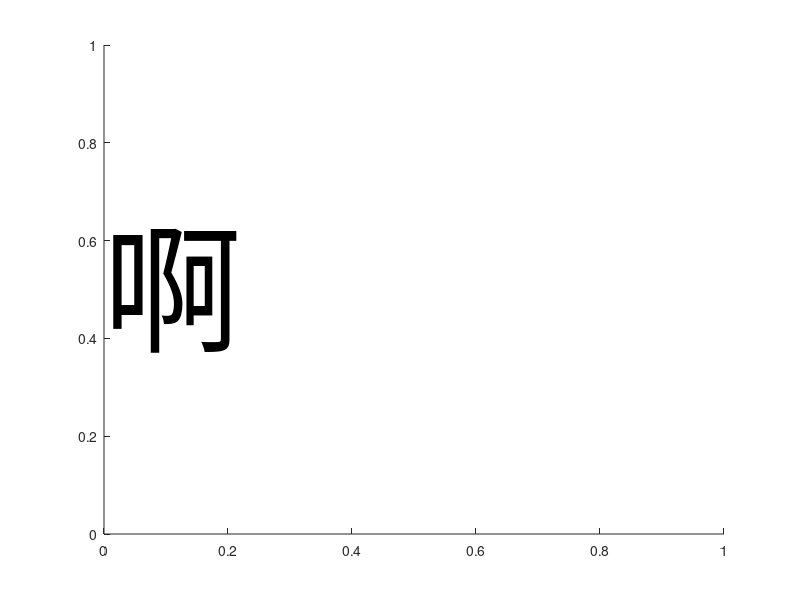

Here is the MATLAB script that generated this plot: (Note: this script raises an error after producing the figure.)
clear
clc

%% %设定字体和字号
text(0,0.5,"啊","FontSize",100,"FontName","黑体");
%text(0,0.5,"Happy  New  Year","FontSize",40,"FontName","黑体");

%% 绘图
f=gcf;
a=f.Children;
a.Visible=0;
saveas(f,'temp.jpg')
close all

%% 修剪边框
im=imread('temp.jpg');
BW = rgb2gray(im);
BW=imresize(BW,0.25); %整体缩放比例

BW(BW>100)=255;
BW(BW<=100)=0;

[a,b]=find(BW==0);
BW(max(a):end,:)=[];
BW(1:min(a),:)=[];
BW(:,max(b):end)=[];
BW(:,1:min(b))=[];

temp1=round(size(BW,1)*0.4);
BW=[255*ones(temp1,size(BW,2)) ; BW; 255*ones(temp1,size(BW,2))];
temp2=round(size(BW,2)*0.2);
BW=[255*ones(size(BW,1),temp2)   BW  255*ones(size(BW,1),temp2)];

%% 设定填充
mystrings={'Sherry'}; %填充字符

%% 开始填充
f=figure;
axis equal
axis([1 2*size(BW,2) 1 2*size(BW,1)])
hold on
for i=1:size(BW,1)
    for j=1:size(BW,2)
        if BW(i,j)==0
            text(2*j,2*(size(BW,1)-i),mystrings{randi([1,length(mystrings)])},'Color',[rand*0.2+0.4 rand*0.2+0.3 rand*0.2+0.3],'FontSize',10); %绘制字符
            pause(0.0001)
        end
    end
end
